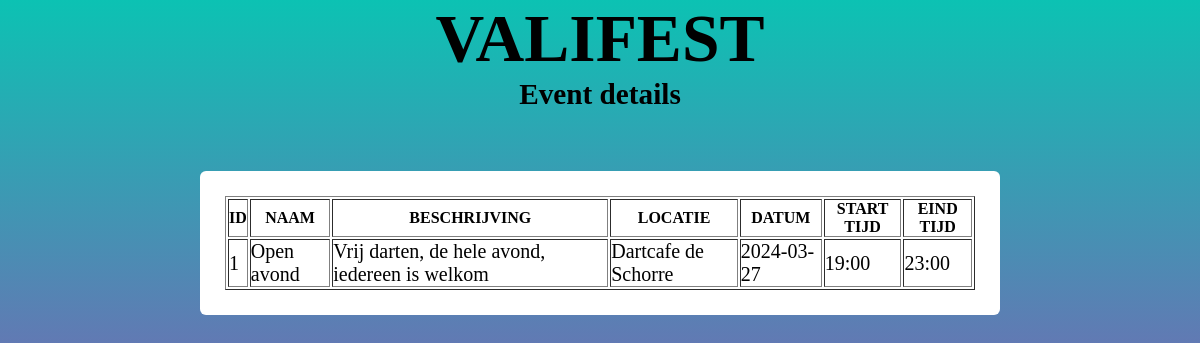
/event/Open avond, run on the app's committed database.
### tables this page shows
CREATE TABLE events (
            id INTEGER PRIMARY KEY AUTOINCREMENT,
            name TEXT NOT NULL,
            description TEXT NOT NULL,
            event_date DATE NOT NULL,
            start_time TEXT NOT NULL,            
            end_time TEXT NOT NULL,
            location TEXT NOT NULL,
            agenda_id INTEGER NOT NULL,
            date_created DATE NOT NULL DEFAULT CURRENT_TIMESTAMP,
            FOREIGN KEY (agenda_id) REFERENCES agendas (id)
        );

### app.py (the view)
@app.route('/event/<string:events_name>')
def event(events_name):
    note_model = NoteModel()
    event = note_model.all_from_one_event('databases/event_calendar.db', events_name)
    return render_template('specificEvent.html', title = "Agenda", events = event)

### lib/database/users_sql.py (called while the page is built)
    def all_from_one_event (self,db, event_name):
        connection = sqlite3.connect(db)
        cursor = connection.cursor()
        cursor.row_factory = sqlite3.Row
        cursor.execute("SELECT * FROM events WHERE name = ?", (event_name,))
        return cursor.fetchall()

### templates/specificEvent.html (shortened to what this page needs)
<html lang="en">
<head>
    <link rel="stylesheet" href="{{ url_for('static', filename='specificEvent.css') }}">
</head>
<body>
    <div>
        <section class = 'title'>
            <h1 >VALIFEST</h1>
    <div>
        <section class ="agenda">
            <h1 >Event details</h1>
    </div>
    <div class = 'kalender'>
        <table border="1px">
            <thead>
                <tr>
                    <th>ID</th>
                    <th>NAAM</th>
                    <th>BESCHRIJVING</th>
                    <th>LOCATIE</th>
                    <th>DATUM</th>
                    <th>START TIJD</th>
                    <th>EIND TIJD</th>
                </tr>
            </thead>
            <tbody>
                {% for event_calendar in events%}
                <tr>
                <td> {{event_calendar.id}} </td>
                <td> {{event_calendar.name}} </td>
                <td>{{event_calendar.description}}</td>
                <td>{{event_calendar.location}}</td>
                <td>{{event_calendar.event_date}}</td>
                <td>{{event_calendar.start_time}}</td>
                <td>{{event_calendar.end_time}}</td>
                </tr>
                {% endfor%}
            </tbody>
        </table>
    </div>
</body>
</html>

### static/specificEvent.css (style rules this page uses)
body { margin: 0; height: 100vh; padding: 0; background: linear-gradient(to bottom, #0cc2b3, #d319b4); transition: background 0.5ms ease; }
* { margin: 0; padding: 0; box-sizing: border-box; }
.agenda { text-align: below; font-size: 25px; }
.title { text-align: center; font-size: 45px; }
.kalender { position: relative; background-color: rgb(255, 255, 255); top: 50px; bottom: 150px; width: 800px; padding: 25px; margin: 10px auto; border-radius: 6px; }
.kalender td { font-size: 20px; }

### data on the page
events: id "1", name "Open avond", description "Vrij darten, de hele avond, iedereen is welkom", location "Dartcafe de Schorre", event_date "2024-03-27", start_time "19:00", end_time "23:00"
